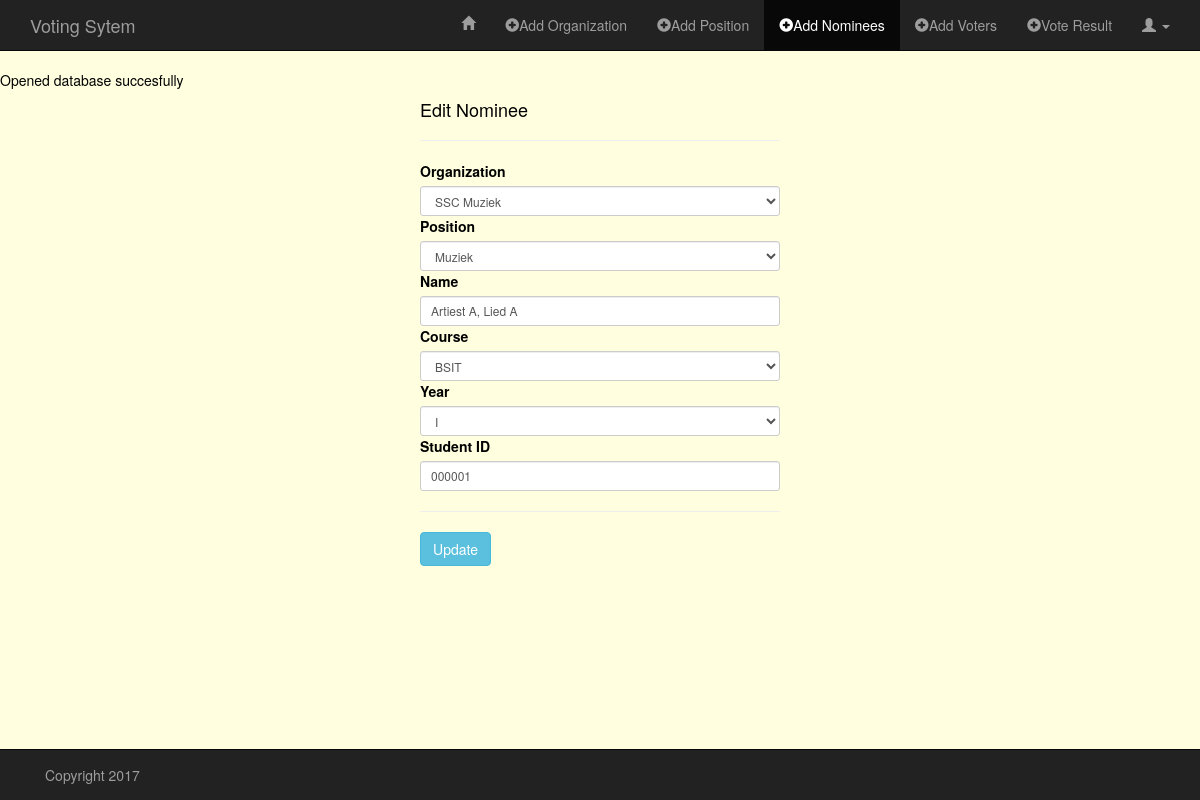
Page /admin/edit_nominee.php?id=9 (signed in) on the committed database.
### tables this page shows
CREATE TABLE "nominees" (
	`id`	INTEGER PRIMARY KEY AUTOINCREMENT,
	`org`	TEXT,
	`pos`	TEXT,
	`name`	TEXT,
	`course`	TEXT,
	`year`	TEXT,
	`stud_id`	TEXT
);

### admin/classes/Nominees.php (called while the page is built, shortened)
<?php
class Nominees
{
    public function EDIT_NOMINEE($nom_id) {
        global $db;
        $sql = "SELECT *
                FROM nominees
                WHERE id = '$nom_id'
                LIMIT 1";
        if(!$stmt = $db->prepare($sql)) {
            echo $stmt->error;
        } else {
            $result = $db->query($sql);
        }
        $result->reset();
        return $result;
    }
}

### admin/classes/Organization.php (called while the page is built, shortened)
<?php
class Organization
{
    public function READ_ORG() {
        global $db;
        $sql = "SELECT * FROM organization";
        if(!$stmt = $db->prepare($sql)) {
            echo $stmt->error;
        } else {
            $stmt->execute();
            $result = $db->query($sql);
        }
        return $result;
    }
}

### admin/edit_nominee.php (the view, shortened to what this page needs)
<?php
require("../config/db.php");
require("classes/Organization.php");
require("classes/Nominees.php");
?>
<!DOCTYPE HTML>
<html lang="en-US">
<head>
    <link rel="stylesheet" href="../assets/css/bootstrap.min.css">
    <link rel="stylesheet" href="../assets/css/style_admin.css">
</head>
<body>
<nav class="navbar navbar-inverse navbar-fixed-top" role="navigation">
    <div class="container">
        <div class="navbar-header">
            <a class="navbar-brand" href="index.php">Voting Sytem</a>
        </div>
        <div class="collapse navbar-collapse" id="bs-example-navbar-collapse-1">
            <ul class="nav navbar-nav navbar-right">
                <li><a href="admin_page.php"><span class="glyphicon glyphicon-home"></span></a></li>
                <li><a href="add_org.php"><span class="glyphicon glyphicon-plus-sign"></span>Add Organization</a></li>
                <li><a href="add_pos.php"><span class="glyphicon glyphicon-plus-sign"></span>Add Position</a></li>
                <li class="active"><a href="add_nominees.php"><span class="glyphicon glyphicon-plus-sign"></span>Add Nominees</a></li>
                <li><a href="add_voters.php"><span class="glyphicon glyphicon-plus-sign"></span>Add Voters</a></li>
                <li><a href="vote_result.php"><span class="glyphicon glyphicon-plus-sign"></span>Vote Result</a></li>
                <li class="dropdown">
                    <a href="#" class="dropdown-toggle" data-toggle="dropdown" role="button" aria-haspopup="true" aria-expanded="false"><span class="glyphicon glyphicon-user"></span> <span class="caret"></span></a>
                </li>
            </ul>
        </div>
    </div>
</nav>
<div class="container">
    <div class="row">
        <div class="col-md-4 col-md-offset-4">
            <h4>Edit Nominee</h4><hr>
            <?php
            if(isset($_GET['id'])) {
                $nom_id = trim($_GET['id']);
                $editNominee = new Nominees();
                $rtnEditNominee = $editNominee->EDIT_NOMINEE($nom_id);
            }
            ?>
            <?php if($rtnEditNominee) { ?>
                <?php while($rowNominee = $rtnEditNominee->fetchArray()) { ?>
                <form method="POST" action="<?php $_SERVER['PHP_SELF']; ?>" role="form">
                    <?php
                    $readOrg = new Organization();
                    $rtnReadOrg = $readOrg->READ_ORG();
                    ?>
                    <div class="form-group-sm">
                        <label for="organization">Organization</label>
                        <?php if($rtnReadOrg) { ?>
                            <select required name="organization" class="form-control" id="org-list" onchange="getPos(this.value);">
                                <option value="<?php echo $rowNominee['org']; ?>"><?php echo $rowNominee['org']; ?></option>
                            </select>
                        <?php }  ?>
                    </div>
                    <div class="form-group-sm">
                        <label for="position">Position</label>
                        <select required name="position" class="form-control" id="pos-list">
                            <option value="<?php echo $rowNominee['pos']; ?>"><?php echo $rowNominee['pos']; ?></option>
                        </select>
                    </div>
                    <div class="form-group-sm">
                        <label for="name">Name</label>
                        <input required type="text" name="name" class="form-control" value="<?php echo $rowNominee['name']; ?>">
                    </div>
                    <div class="form-group-sm">
                        <label for="course">Course</label>
                        <select required name="course" class="form-control">
                            <option value="<?php echo $rowNominee['course']; ?>"><?php echo $rowNominee['course']; ?></option>
                        </select>
                    </div>
                    <div class="form-group-sm">
                        <label for="year">Year</label>
                        <select required name="year" class="form-control">
                            <option value="<?php echo $rowNominee['year']; ?>"><?php echo $rowNominee['year']; ?></option>
                        </select>
                    </div>
                    <div class="form-group-sm">
                        <label for="stud_id">Student ID</label>
                        <input required type="text" name="stud_id" class="form-control" value="<?php echo $rowNominee['stud_id']; ?>">
                    </div>
                    <hr/>
                    <div class="form-group-sm">
                        <input type="submit" name="update" value="Update" class="btn btn-info">
                    </div>
                </form>
                <?php }  ?>
            <?php }  ?>
        </div>
    </div>
</div>
<nav class="navbar navbar-inverse navbar-fixed-bottom" role="navigation">
    <div class="container">
        <div class="navbar-text pull-left">
            Copyright 2017
        </div>
    </div>
</nav>
</body>
</html>

### assets/css/style_admin.css (style rules this page uses)
body { color: black; margin-top: 70px; margin-bottom: 70px; background-color: lightyellow; }

### rows in the picture
nominees: organization "SSC Muziek", position "Muziek", name "Artiest A, Lied A", course "BSIT", year "I", stud_id "000001"
